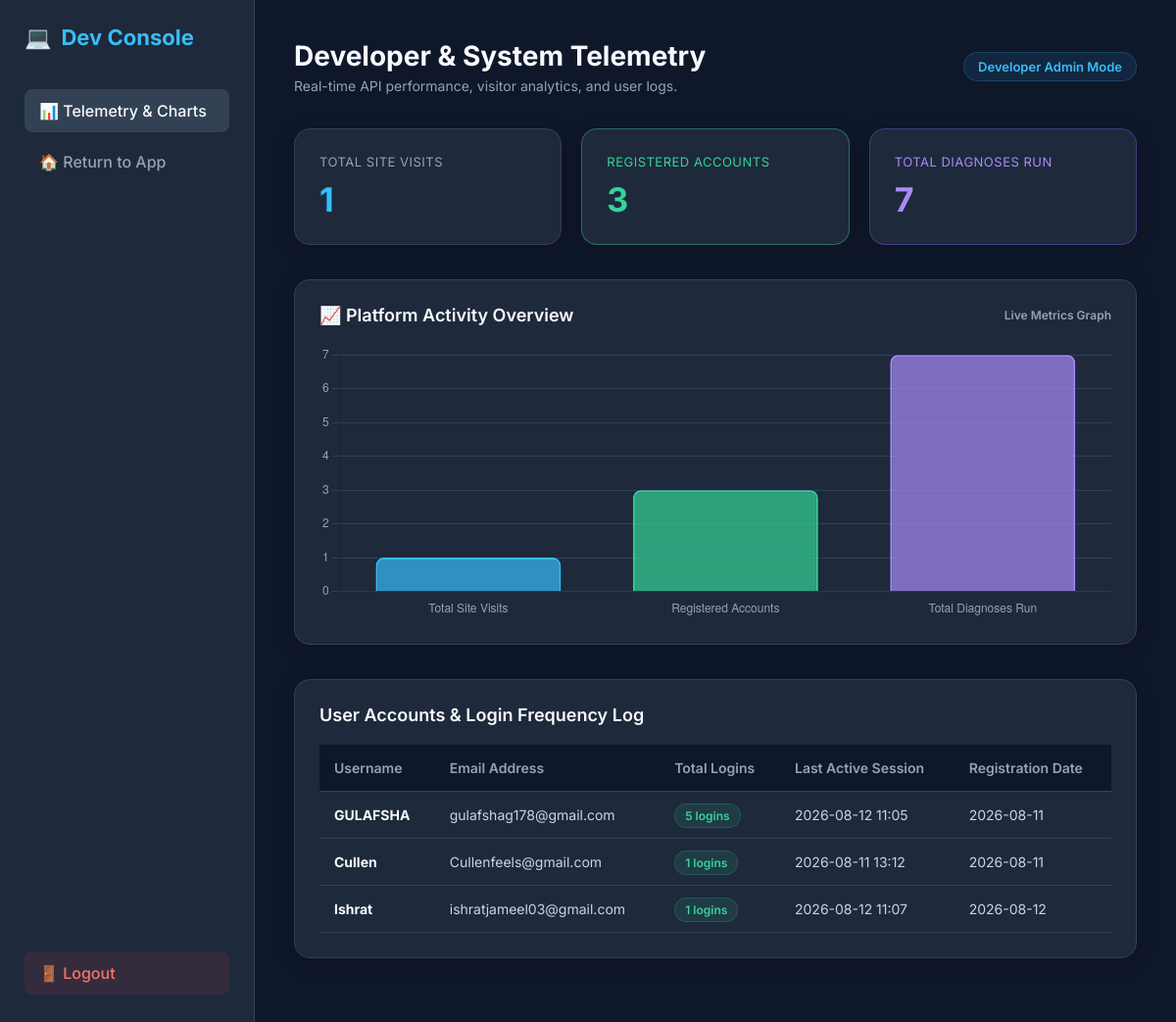
The app's page /admin-dashboard (signed in), older data.
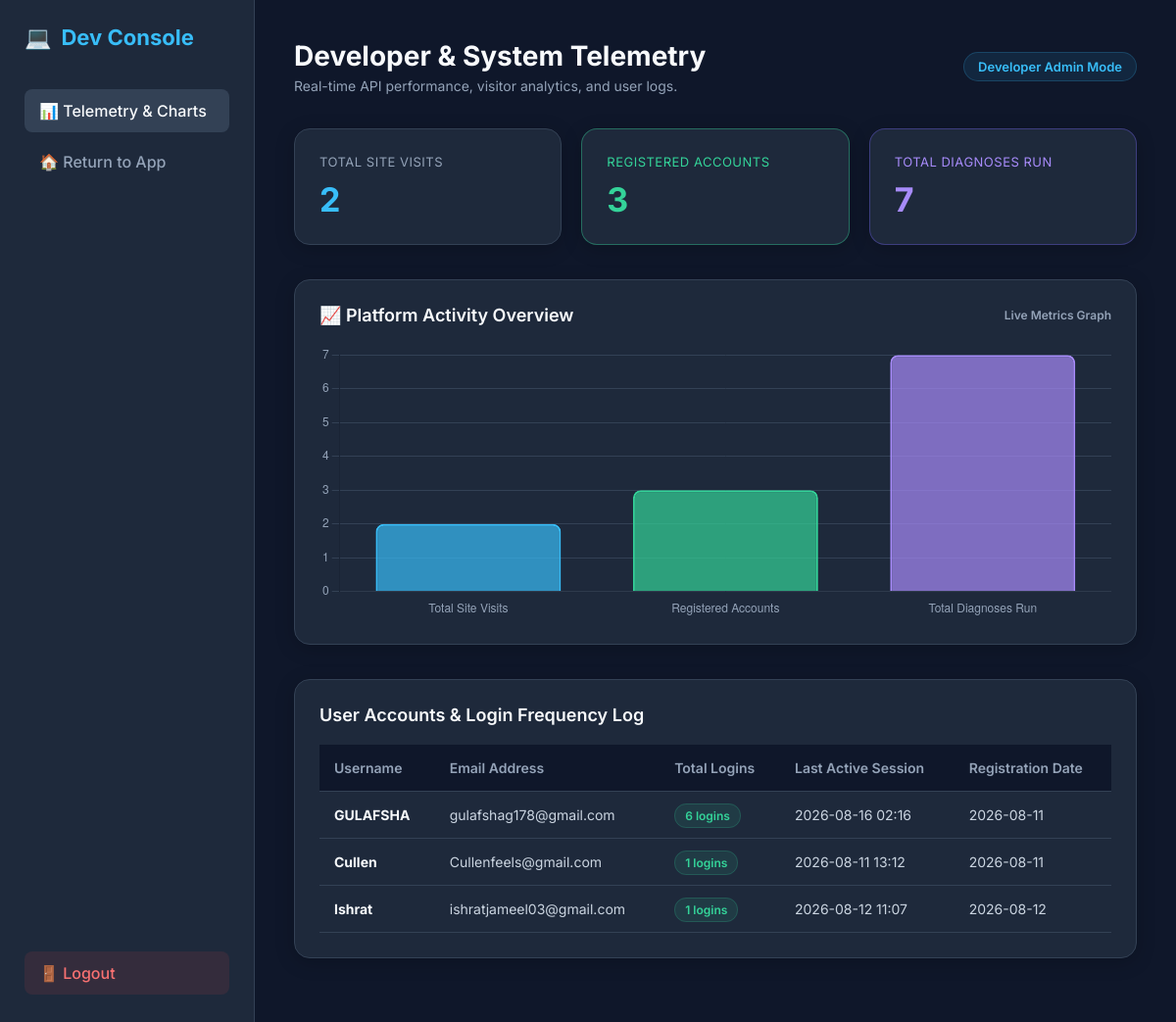
The same page, newer data.
### app.py (models this page shows)
class User(UserMixin, db.Model):
    id = db.Column(db.Integer, primary_key=True)
    username = db.Column(db.String(150), unique=True, nullable=False)
    email = db.Column(db.String(150), unique=True, nullable=False)
    password = db.Column(db.String(150), nullable=False)
    login_count = db.Column(db.Integer, default=0)
    last_login = db.Column(db.DateTime, nullable=True)
    created_at = db.Column(db.DateTime, default=datetime.utcnow)

### app.py (the view)
@app.route("/admin-dashboard")
@login_required
def admin_dashboard():
    if current_user.email != "gulafshag178@gmail.com":
        return "Access Denied. Admins only.", 403
    total_users = User.query.count()
    all_users = User.query.all()
    total_diagnoses = DiagnosisHistory.query.count()
    users_data = []
    for u in all_users:
        users_data.append({
            "username": u.username,
            "email": u.email,
            "login_count": u.login_count or 0,
            "last_login": u.last_login.strftime("%Y-%m-%d %H:%M") if u.last_login else "Never",
            "joined": u.created_at.strftime("%Y-%m-%d") if u.created_at else "N/A"
        })
    return render_template("admin.html",
                           total_visits=site_visits,
                           total_users=total_users,
                           total_diagnoses=total_diagnoses,
                           users=users_data)

### app.py (called while the page is built)
@login_manager.user_loader
def load_user(user_id):
    return db.session.get(User, int(user_id))

@app.before_request
def count_visitors():
    global site_visits
    if request.endpoint == 'home':
        site_visits += 1

### templates/admin.html (shortened to what this page needs)
<!DOCTYPE html>
<html lang="en">
<head>
</head>
<body>
    <div class="sidebar">
        <div class="logo">
            <span>💻</span> Dev Console
        </div>
        <a href="/admin-dashboard" class="nav-item active">📊 Telemetry & Charts</a>
        <a href="/" class="nav-item">🏠 Return to App</a>
        <a href="/logout" class="nav-item logout-btn">🚪 Logout</a>
    </div>
    <div class="main-content">
        <div class="header">
            <div>
                <h1>Developer & System Telemetry</h1>
                <p style="color: #94a3b8; font-size: 14px; margin-top: 5px;">Real-time API performance, visitor
                    analytics, and user logs.</p>
            </div>
            <div class="admin-badge">Developer Admin Mode</div>
        </div>
        <div class="metrics-grid">
            <div class="metric-card">
                <div class="metric-title">Total Site Visits</div>
                <div class="metric-value">{{ total_visits }}</div>
            </div>
            <div class="metric-card" style="border-color: rgba(52, 211, 153, 0.4);">
                <div class="metric-title" style="color: #34d399;">Registered Accounts</div>
                <div class="metric-value" style="color: #34d399;">{{ total_users }}</div>
            </div>
            <div class="metric-card" style="border-color: rgba(108, 92, 231, 0.4);">
                <div class="metric-title" style="color: #a78bfa;">Total Diagnoses Run</div>
                <div class="metric-value" style="color: #a78bfa;">{{ total_diagnoses }}</div>
            </div>
        </div>
        <div class="chart-container">
            <div class="chart-header">
                <span>📈 Platform Activity Overview</span>
                <span style="font-size: 12px; color: #94a3b8;">Live Metrics Graph</span>
            </div>
            <div style="position: relative; height: 280px; width: 100%;">
                <canvas id="telemetryChart"></canvas>
            </div>
        </div>
        <div class="table-card">
            <div class="table-header">User Accounts & Login Frequency Log</div>
            <table>
                <thead>
                    <tr>
                        <th>Username</th>
                        <th>Email Address</th>
                        <th>Total Logins</th>
                        <th>Last Active Session</th>
                        <th>Registration Date</th>
                    </tr>
                </thead>
                <tbody>
                    {% for u in users %}
                    <tr>
                        <td><strong style="color: #f8fafc;">{{ u.username }}</strong></td>
                        <td>{{ u.email }}</td>
                        <td><span class="badge-count">{{ u.login_count }} logins</span></td>
                        <td>{{ u.last_login }}</td>
                        <td>{{ u.joined }}</td>
                    </tr>
                    {% endfor %}
                </tbody>
            </table>
        </div>
    </div>
    <script>
        // Render Chart.js Analytics Graph
        const ctx = document.getElementById('telemetryChart').getContext('2d');
        const telemetryChart = new Chart(ctx, {
            type: 'bar',
            data: {
                labels: ['Total Site Visits', 'Registered Accounts', 'Total Diagnoses Run'],
                datasets: [{
                    label: 'Platform Metrics',
                    data: [{{ total_visits }}, {{ total_users }}, {{ total_diagnoses }}],
        backgroundColor: [
            'rgba(56, 189, 248, 0.7)',
            'rgba(52, 211, 153, 0.7)',
            'rgba(167, 139, 250, 0.7)'
        ],
            borderColor: [
                '#38bdf8',
                '#34d399',
                '#a78bfa'
            ],
                borderWidth: 2,
                    borderRadius: 8
                }]
            },
        options: {
            responsive: true,
                maintainAspectRatio: false,
                    plugins: {
                legend: { display: false }
            },
            scales: {
                y: {
                    beginAtZero: true,
                        grid: { color: '#334155' },
                    ticks: { color: '#94a3b8' }
                },
                x: {
                    grid: { display: false },
                    ticks: { color: '#94a3b8' }
                }
            }
        }
        });
    </script>
</body>
</html>

### templates/admin.html (style rules this page uses)
* { box-sizing: border-box; margin: 0; padding: 0; font-family: 'Inter', sans-serif; }
body { background: #0f172a; color: #f8fafc; display: flex; min-height: 100vh; }
.sidebar { width: 260px; background: #1e293b; border-right: 1px solid #334155; display: flex; flex-direction: column; padding: 25px; }
.logo { font-size: 22px; font-weight: 700; color: #38bdf8; margin-bottom: 40px; display: flex; align-items: center; gap: 10px; }
.logo span { color: #34d399; }
.nav-item { padding: 12px 15px; border-radius: 8px; color: #94a3b8; text-decoration: none; font-weight: 500; margin-bottom: 8px; display: flex; align-items: center; gap: 12px; transition: 0.2s; }
.nav-item:hover, .nav-item.active { background: #334155; color: #f8fafc; }
.logout-btn { margin-top: auto; color: #f87171; background: rgba(239, 68, 68, 0.1); }
.main-content { flex: 1; padding: 40px; overflow-y: auto; }
.header { display: flex; justify-content: space-between; align-items: center; margin-bottom: 35px; }
h1 { font-size: 28px; font-weight: 700; color: #f8fafc; }
.admin-badge { background: rgba(56, 189, 248, 0.1); color: #38bdf8; border: 1px solid rgba(56, 189, 248, 0.2); padding: 6px 14px; border-radius: 20px; font-size: 13px; font-weight: 600; }
.metrics-grid { display: grid; grid-template-columns: repeat(3, 1fr); gap: 20px; margin-bottom: 35px; }
.metric-card { background: #1e293b; border: 1px solid #334155; border-radius: 16px; padding: 25px; box-shadow: 0 4px 20px rgba(0, 0, 0, 0.2); }
.metric-title { font-size: 13px; color: #94a3b8; text-transform: uppercase; letter-spacing: 0.5px; margin-bottom: 10px; }
.metric-value { font-size: 34px; font-weight: 700; color: #38bdf8; }
.chart-container { background: #1e293b; border: 1px solid #334155; border-radius: 16px; padding: 25px; margin-bottom: 35px; box-shadow: 0 4px 20px rgba(0, 0, 0, 0.2); }
.chart-header { font-size: 18px; font-weight: 600; color: #f8fafc; margin-bottom: 20px; display: flex; justify-content: space-between; align-items: center; }
.table-card { background: #1e293b; border: 1px solid #334155; border-radius: 16px; padding: 25px; box-shadow: 0 4px 20px rgba(0, 0, 0, 0.2); margin-bottom: 30px; }
.table-header { font-size: 18px; font-weight: 600; color: #f8fafc; margin-bottom: 20px; }
table { width: 100%; border-collapse: collapse; text-align: left; }
th, td { padding: 15px; border-bottom: 1px solid #334155; font-size: 14px; }
th { color: #94a3b8; font-weight: 600; background: #0f172a; }
td { color: #cbd5e1; }
.badge-count { background: rgba(52, 211, 153, 0.1); color: #34d399; padding: 4px 10px; border-radius: 12px; font-weight: 600; font-size: 12px; border: 1px solid rgba(52, 211, 153, 0.2); }

Row changes from the older to the newer data that the page shows:
changed User "GULAFSHA": login_count "5" → "6"; last_login "2026-08-12 11:05" → "2026-08-16 02:16"
Text that changed along with them:
{{ total_visits }}: "1" → "2"
chart data {{ total_visits }}: 1 → 2
